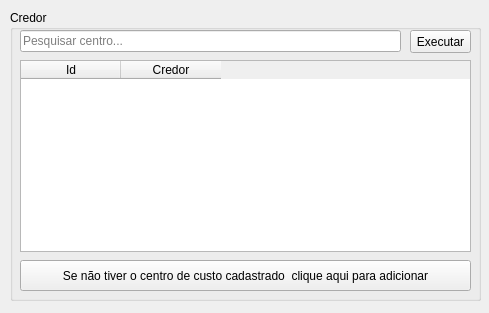
<?xml version="1.0" encoding="UTF-8"?>
<ui version="4.0">
 <class>MainWindow</class>
 <widget class="QMainWindow" name="MainWindow">
  <property name="geometry">
   <rect>
    <x>0</x>
    <y>0</y>
    <width>489</width>
    <height>313</height>
   </rect>
  </property>
  <property name="windowTitle">
   <string>Centro de custo</string>
  </property>
  <widget class="QWidget" name="centralwidget">
   <widget class="QGroupBox" name="groupBox">
    <property name="geometry">
     <rect>
      <x>10</x>
      <y>10</y>
      <width>471</width>
      <height>291</height>
     </rect>
    </property>
    <property name="title">
     <string>Credor</string>
    </property>
    <widget class="QLineEdit" name="txtPesquisar">
     <property name="geometry">
      <rect>
       <x>10</x>
       <y>20</y>
       <width>381</width>
       <height>22</height>
      </rect>
     </property>
     <property name="placeholderText">
      <string>Pesquisar centro...</string>
     </property>
    </widget>
    <widget class="QTableWidget" name="dgvDadosCentro">
     <property name="geometry">
      <rect>
       <x>10</x>
       <y>50</y>
       <width>451</width>
       <height>192</height>
      </rect>
     </property>
     <property name="alternatingRowColors">
      <bool>true</bool>
     </property>
     <property name="selectionMode">
      <enum>QAbstractItemView::SingleSelection</enum>
     </property>
     <property name="selectionBehavior">
      <enum>QAbstractItemView::SelectRows</enum>
     </property>
     <column>
      <property name="text">
       <string>Id</string>
      </property>
     </column>
     <column>
      <property name="text">
       <string>Credor</string>
      </property>
     </column>
    </widget>
    <widget class="QPushButton" name="btnExecutar">
     <property name="geometry">
      <rect>
       <x>400</x>
       <y>20</y>
       <width>61</width>
       <height>23</height>
      </rect>
     </property>
     <property name="text">
      <string>Executar</string>
     </property>
    </widget>
    <widget class="QPushButton" name="btnCadCentro">
     <property name="geometry">
      <rect>
       <x>10</x>
       <y>250</y>
       <width>451</width>
       <height>31</height>
      </rect>
     </property>
     <property name="text">
      <string>Se não tiver o centro de custo cadastrado  clique aqui para adicionar</string>
     </property>
    </widget>
   </widget>
  </widget>
 </widget>
 <resources/>
 <connections/>
</ui>
